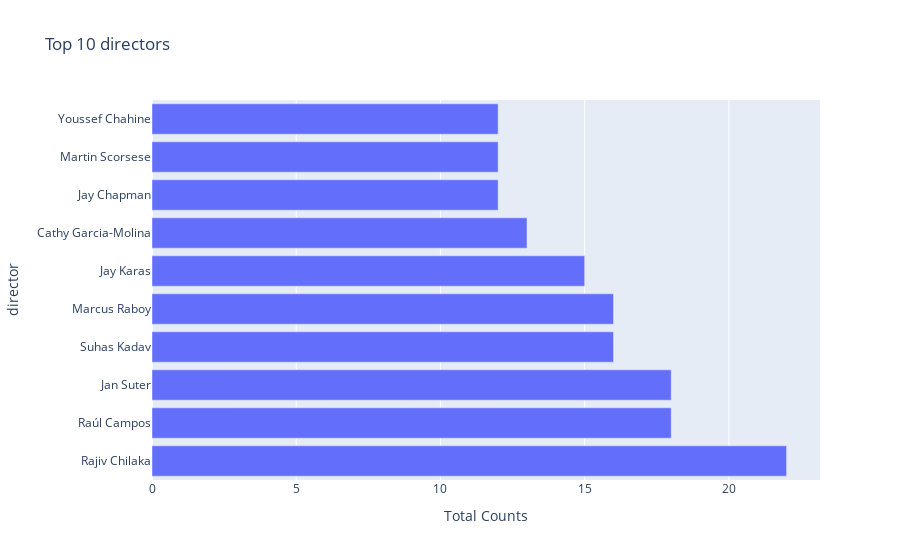

Notebook code for this chart:
### Code cell
bar_chart = px.bar(data_frame= top_directors, x = 'Total Counts', y = 'director', title = 'Top 10 directors')
bar_chart.show()

### Figure 1 — Plotly figure (JSON) as saved in the notebook; plotly's stock layout.template omitted (floating-point values rounded to 4 significant figures)
{"data": [{"alignmentgroup": "True", "hovertemplate": "Total Counts=%{x}<br>director=%{y}<extra></extra>", "legendgroup": "", "marker": {"color": "#636efa", "pattern": {"shape": ""}}, "name": "", "offsetgroup": "", "orientation": "h", "showlegend": false, "textposition": "auto", "type": "bar", "x": [22, 18, 18, 16, 16, 15, 13, 12, 12, 12], "xaxis": "x", "y": ["Rajiv Chilaka", "Raúl Campos", " Jan Suter", "Suhas Kadav", "Marcus Raboy", "Jay Karas", "Cathy Garcia-Molina", "Jay Chapman", "Martin Scorsese", "Youssef Chahine"], "yaxis": "y"}], "layout": {"barmode": "relative", "legend": {"tracegroupgap": 0}, "title": {"text": "Top 10 directors"}, "xaxis": {"anchor": "y", "domain": [0, 1], "title": {"text": "Total Counts"}}, "yaxis": {"anchor": "x", "domain": [0, 1], "title": {"text": "director"}}}}
